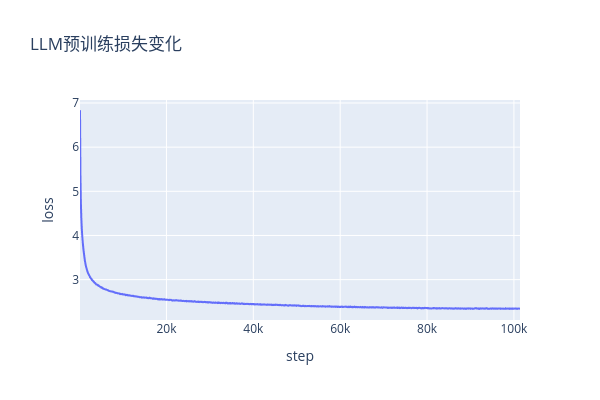

Notebook code for this chart:
### Code cell
import json
import pandas as pd
with open('/root/autodl-tmp/train_llm_from_scratch/results2048/checkpoint-101564/trainer_state.json' , 'r', encoding='utf-8') as f:
    data = json.load(f)
    log_history = data['log_history']
    steps = []
    losses = []
    for i in log_history[:-1]:
        step = i['step']
        loss = i['loss']
        steps.append(step)
        losses.append(loss)

import seaborn as sns
import plotly.express as px

# 创建一个DataFrame
df = pd.DataFrame({
    'Step': steps,
    'Loss': losses
})

# 使用Plotly绘制散点图
fig = px.line(df, x='Step', y='Loss', title='LLM预训练损失变化',
                 labels={'Step': 'step', 'Loss': 'loss'},
                 )  # 添加趋势线可选

fig.update_layout(width=600, height=400)
# 显示图表
fig.show()

### Figure 1 — Plotly figure (JSON) as saved in the notebook; plotly's stock layout.template omitted (floating-point values rounded to 4 significant figures; data arrays with more than 128 entries replaced by an {"elided": "..."} marker saying what was removed)
{"data": [{"hovertemplate": "step=%{x}<br>loss=%{y}<extra></extra>", "legendgroup": "", "line": {"color": "#636efa", "dash": "solid"}, "marker": {"symbol": "circle"}, "mode": "lines", "name": "", "showlegend": false, "type": "scattergl", "x": {"elided": "1014 int values"}, "xaxis": "x", "y": {"elided": "1014 float values"}, "yaxis": "y"}], "layout": {"height": 400, "legend": {"tracegroupgap": 0}, "title": {"text": "LLM预训练损失变化"}, "width": 600, "xaxis": {"anchor": "y", "autorange": true, "domain": [0, 1], "range": [100, 101400], "title": {"text": "step"}, "type": "linear"}, "yaxis": {"anchor": "x", "autorange": true, "domain": [0, 1], "range": [2.086, 7.068], "title": {"text": "loss"}, "type": "linear"}}}
